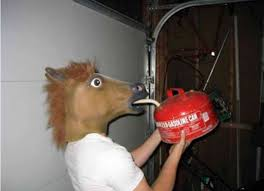
#> input picture 1/original.jpg, 264 x 191 px
$ python test.py   (older library calls are emulated)
#> lines starting #> are read from the running program, lines starting #| are printed output that depends on the picture
#!/usr/bin/env python

import cv2
import numpy as np
import time
import csv

with open("./stats.csv", "w") as csv_file:

    csv_writer = csv.writer(csv_file, lineterminator = "\n")

    csv_writer.writerow(["folder", "canny_time", "prewitt_time", "sobel_time", "laplacian_time"])

    for z in range(1, 41):

        original = cv2.imread("./" + str(z) + "/original.jpg")
#> original is the input picture: shape (191, 264, 3); mean B, G, R 90.1, 96.4, 108.8

        gaussian_start = time.time()
        gray = cv2.cvtColor(original, cv2.COLOR_BGR2GRAY)
        original_gaussian = cv2.GaussianBlur(gray,(3,3),0)
        gaussian_time = time.time() - gaussian_start

        canny_start = time.time()
        canny = cv2.Canny(original,100,200)
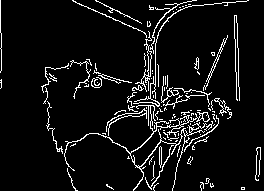
#> canny: shape (191, 264); 7.3% white in thin lines or dots
        canny_time = time.time() - canny_start

        kernel_x = np.array([[1,1,1],[0,0,0],[-1,-1,-1]])
        kernel_y = np.array([[-1,0,1],[-1,0,1],[-1,0,1]])

        prewitt_start = time.time()
        prewitt_x = cv2.filter2D(original_gaussian, -1, kernel_x)
        prewitt_y = cv2.filter2D(original_gaussian, -1, kernel_y)
        prewitt = prewitt_x + prewitt_y
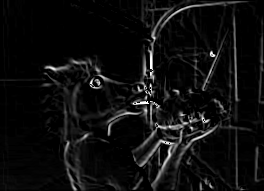
#> prewitt: shape (191, 264); min 0, max 255, mean 14.3
        prewitt_time = time.time() - prewitt_start + gaussian_time

        sobel_start = time.time()
        sobel_x = cv2.Sobel(original_gaussian,cv2.CV_8U,1,0,ksize=5)
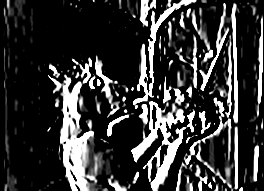
#> sobel_x: shape (191, 264); min 0, max 255, mean 54.6
        sobel_y = cv2.Sobel(original_gaussian,cv2.CV_8U,0,1,ksize=5)
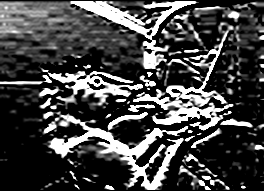
#> sobel_y: shape (191, 264); min 0, max 255, mean 69.3
        sobel = sobel_x + sobel_y
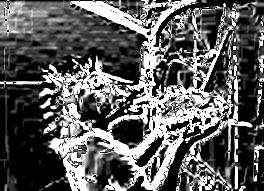
#> sobel: shape (191, 264); min 0, max 255, mean 93.9
        sobel_time = time.time() - sobel_start + gaussian_time

        laplacian_start = time.time()
        laplacian = cv2.Laplacian(original,cv2.CV_64F)
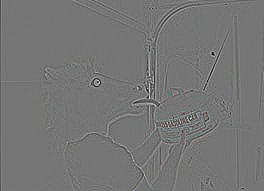
#> laplacian: shape (191, 264, 3) float64; mean B, G, R -0.1, -0.1, -0.1; drawn with min black and max white
        laplacian_time = time.time() - laplacian_start

        csv_writer.writerow([z, canny_time, prewitt_time, sobel_time, laplacian_time])

        cv2.imwrite("./" + str(z) + "/canny.jpg", canny)
        cv2.imwrite("./" + str(z) + "/prewitt.jpg", prewitt)
        cv2.imwrite("./" + str(z) + "/sobel.jpg", sobel)
        cv2.imwrite("./" + str(z) + "/laplacian.jpg", laplacian)
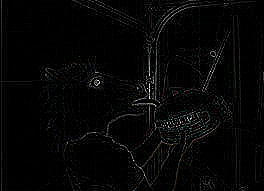
#> saved as laplacian.jpg: shape (191, 264, 3); mean B, G, R 5.9, 5.8, 5.9
